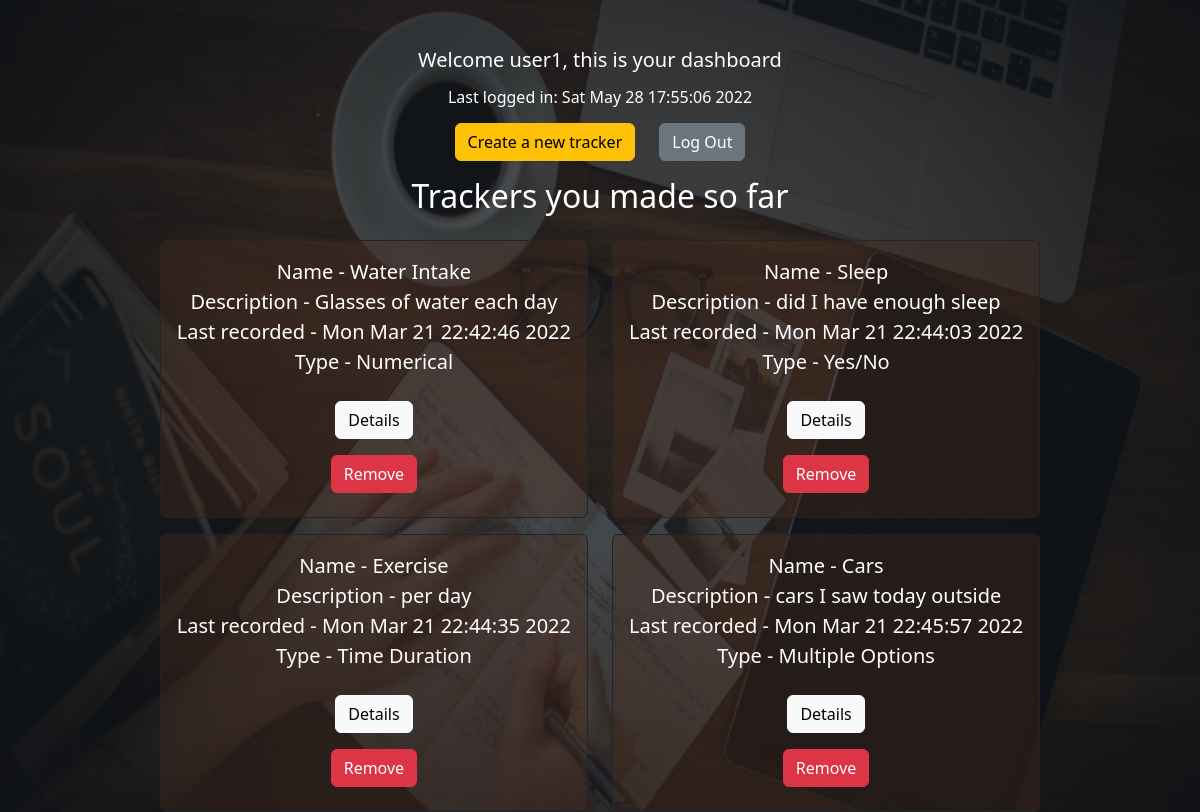
The app's page /dashboard/user1 (signed in), older data.
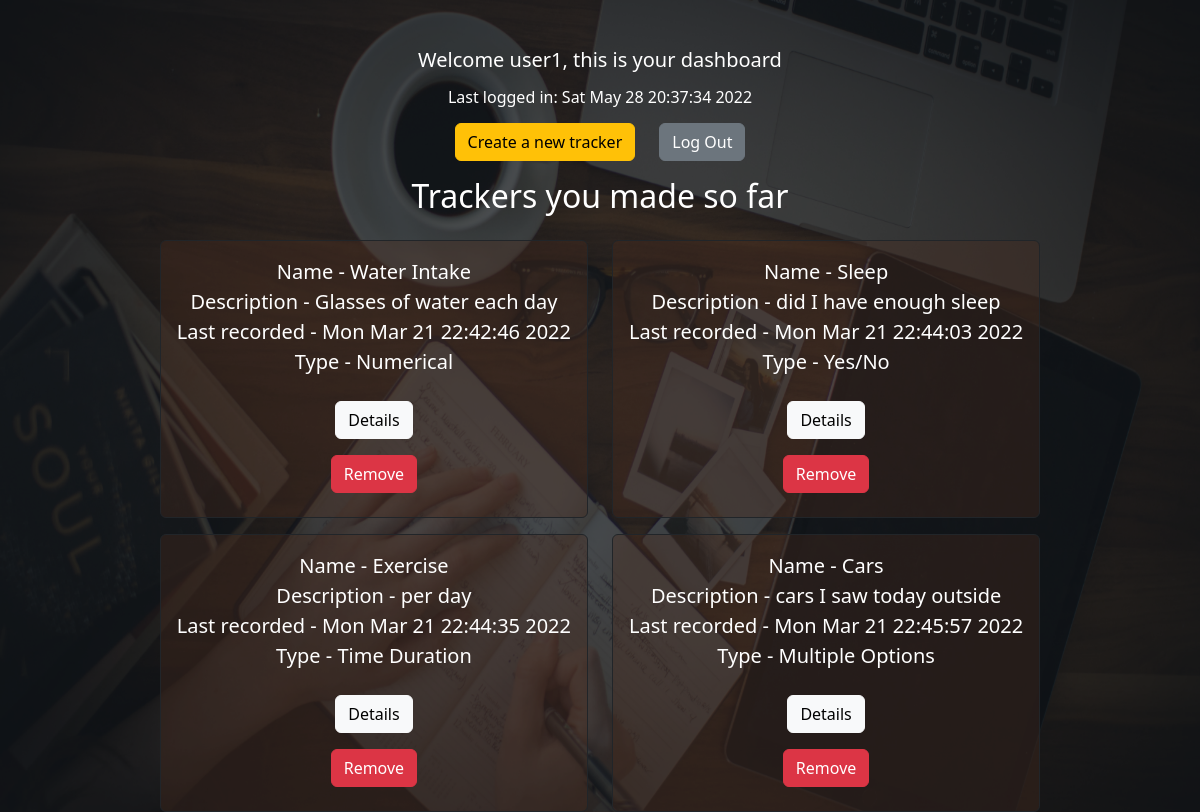
The same page, newer data.
### application/models.py (models this page shows, shortened)
class User(db.Model):
    user_id = db.Column(db.Integer, primary_key=True)
    user_name = db.Column(db.String(80), unique=True, nullable=False)
    password = db.Column(db.String(120), nullable=False)
    last_login_time = db.Column(db.String(100),nullable=False)
    trackers = db.relationship('Tracker', backref='user', lazy=True)

class Tracker(db.Model):
    tracker_id = db.Column(db.Integer, primary_key=True)
    tracker_name = db.Column(db.String(80), nullable=False)
    tracker_description = db.Column(db.String(120), nullable=False)
    tracker_type = db.Column(db.String(50),nullable=False)
    user_defined_options = db.Column(db.String(200))
    tracker_log_time = db.Column(db.String(120), nullable=False)
    user_id = db.Column(db.Integer, db.ForeignKey('user.user_id'),nullable=False)
    tracker_logs = db.relationship('Trackerlogs', backref='tracker', lazy=True)

### application/dashboard.py (the view)
@app.route("/dashboard/<user_name>")
def dashboard(user_name):
    if "user_name" in session:
        current_user = User.query.filter_by(user_name=user_name).first()
        last_login_time = current_user.last_login_time
        user_id = current_user.user_id
        user_trackers = Tracker.query.filter_by(user_id=user_id).all()
        return render_template("dashboard.html",user_name=user_name,title="Dashboard",last_login_time=last_login_time,usertrackers=user_trackers)
    else:
        return redirect("/")

### templates/dashboard.html
{% extends 'layout.html' %} {% block body %}
<div class="row mt-5 justify-content-center">
    <div class="col-auto h5">
        Welcome {{user_name}}, this is your dashboard
    </div>
</div>
<div class="row mt-2 justify-content-center">
    <div class="col-auto h6">
        Last logged in: {{last_login_time}} <br>
    </div>
</div>
<div class="row mt-2 justify-content-center">
    <div class="col-auto">
        <a class="btn btn-warning" href="/tracker/{{user_name}}">Create a new tracker</a>
    </div>
    <div class="col-auto">
        <a class="btn btn-secondary" href="/logout/{{user_name}}">Log Out</a>
    </div>
</div>
<div class="row mt-3 justify-content-center">
    <div class="col-auto">
        <h2 class="h2">Trackers you made so far</h2>
    </div>
</div>
<div class="row justify-content-center">
    {% for tracker in usertrackers %}
    <div class="col-auto mr-3 mt-3 d-flex justify-content-center">
        <div class="row justify-content-center text-center">
            <div class="col-auto">
                <div class="p-3 border-dark border rounded bgTracker">
                    Name - {{tracker["tracker_name"]}} <br>
                    Description - {{tracker["tracker_description"]}} <br>
                    Last recorded - {{tracker["tracker_log_time"]}} <br>
                    {% if tracker["tracker_type"] == "numerical_tracker"%}Type - Numerical{% endif %}
                    {% if tracker["tracker_type"] == "boolean_tracker"%}Type - Yes/No{% endif %}
                    {% if tracker["tracker_type"] == "mo_tracker"%}Type - Multiple Options{% endif %}
                    {% if tracker["tracker_type"] == "time_tracker"%}Type - Time Duration{% endif %} <br>
                    <a class="btn btn-light mt-4 mb-2" href='/trackerdetails/{{tracker["tracker_id"]}}'>Details</a><br>
                    <a class="btn btn-danger mt-2 mb-2" href='/deletetracker/{{tracker["tracker_id"]}}'>Remove</a> <br>
                </div>
            </div>
        </div>
    </div>
    {% endfor %}
</div>
{% endblock %}

### templates/layout.html (shortened to what this page needs)
<!DOCTYPE html>
<html lang="en">
<head>
    <link href="https://cdn.jsdelivr.net/npm/bootstrap@5.2.0-beta1/dist/css/bootstrap.min.css" rel="stylesheet">
    <link rel="stylesheet" href="../static/styles.css">
    <link rel="stylesheet" href="https://cdnjs.cloudflare.com/ajax/libs/font-awesome/4.7.0/css/font-awesome.min.css">
</head>
<body class="fs-5 bgImage text-white">
    {% block body %}{% endblock %}
</body>
</html>

### static/styles.css (style rules this page uses)
.bgImage { background-image:url('../static/laptop_table1.png'); background-repeat: no-repeat; background-attachment: fixed; background-size: 100% 100%; }
.bgTracker { background-color: rgba(76, 45, 32, 0.355); }

Row changes from the older to the newer data that the page shows:
changed User "user1": last_login_time "Sat May 28 17:55:06 2022" → "Sat May 28 20:37:34 2022"
